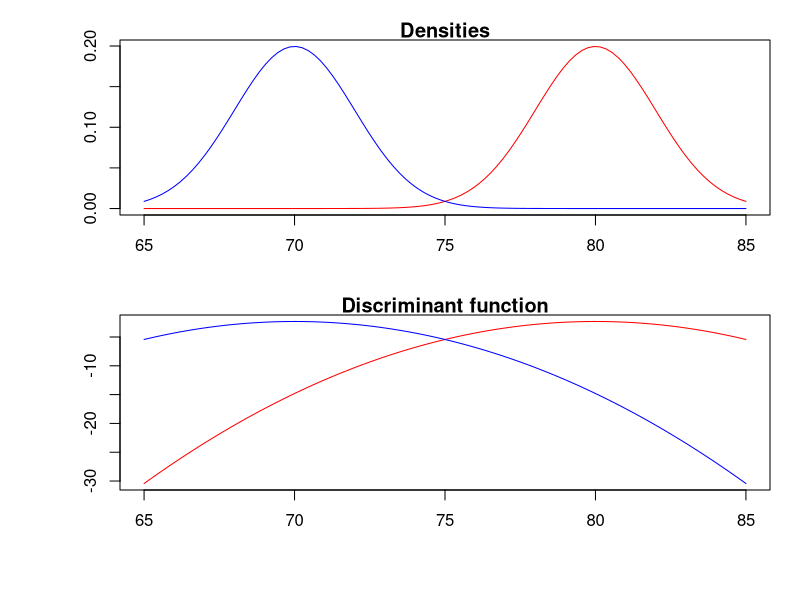
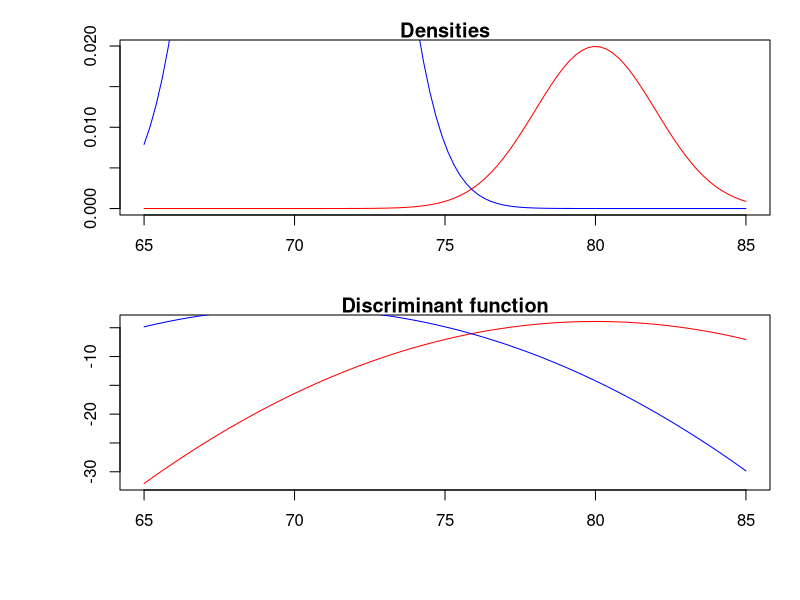
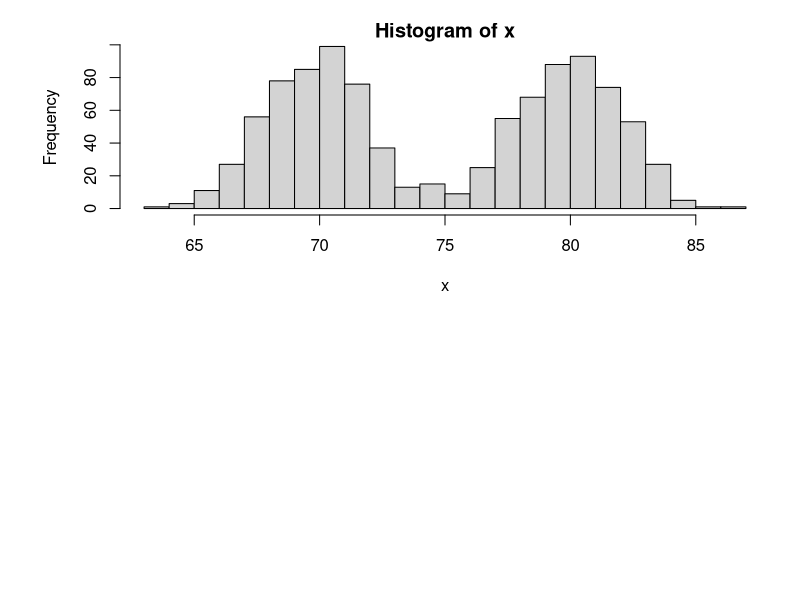

Write R code to recreate these figures, in order.
m0 = 80; m1 = 70;  # group means
s0 = 2; s1 = 2;    # standard deviations
p0 = 0.5; p1 = 1-p0; # prior probabilities
xval = seq(65, 85,length=100); # set range of x values for plotting
fx_0 = dnorm(xval,mean=m0,sd=s0); # Gaussian density f(x) for group 0
fx_1 = dnorm(xval,mean=m1,sd=s1);  # Gaussian density f(x) for group 1
############################################################
# Classification of candidate X = 78
# compare 
p0 * dnorm(78,mean=m0,sd=s0) 
# and 
p1 * dnorm(78,mean=m1,sd=s1) 
############################################################
# Plot densities and discriminant function
# Graphic parameters 
par(mfcol=c(2,1), mar=c(4,4,1.0,0.5), oma=c(1.5,2,1,1))
plot(xval, fx_0, type="l", col="red",    main = " Densities ",
		xlab="",  ylab="");  
lines(xval, fx_1, col="blue", lwd=1, lty=1) 
plot(xval, log(p0) + log(fx_0), col="red",  type="l", main = " Discriminant function ",
	xlab="",  ylab="")  
lines(xval, log(p1) + log(fx_1), col="blue",  lty=1) 
#############################################################
# Missclassification probability
p1g0 =  pnorm((75-m0)/s0)# P(x < 75|G = 0)
p1g0
p0g1 =  1-pnorm((75-m1)/s1)# P(x > 75|G = 1)
p0g1
#############################################################
# Consider the case when  p0 = 0.1; p1 = 1-p0; i.e. class 0 is much rarer
p0 = 0.1; p1 = 1-p0; 
plot(xval, p0 * fx_0, type="l", col="red",    main = " Densities ",
		xlab="",  ylab="")  
fx_1 = dnorm(xval,mean=m1,sd=s1)
lines(xval, p1 * fx_1, col="blue", lwd=1, lty=1) 

plot(xval, log(p0)+log(fx_0), col="red",  type="l", main = " Discriminant function ",
	xlab="",  ylab="")  
lines(xval, log(p1)+log(fx_1), col="blue",  lty=1) 
############################################################
# Simulate N=1000 dimensional training sample from population with parameters
m0 = 80; m1 = 70;  # group means
s0 = 2; s1 = 2;    # standard deviations
p0 = 0.5; p1 = 1-p0; # prior probabilities
#########
N = 1000;
N0 = round(p0 * N); N1 = N-N0; 
x0 = rnorm(N0, m0, s0);
x1 = rnorm(N1, m1, s1);
G = c(rep(0, N0), rep(1, N1));
x = c(x0, x1);
hist(x, 30)   # sample distribution of X (histogram)
fx_0 = dnorm(x,mean=m0,sd=s0);   # Gaussian density f(x) for group 0
fx_1 = dnorm(x,mean=m1,sd=s1);   # Gaussian density f(x) for group 1
Ghat = (p1 * fx_1 > p0 * fx_0);  # Classifier
table(G,Ghat)  # Confusion matrix
 

	